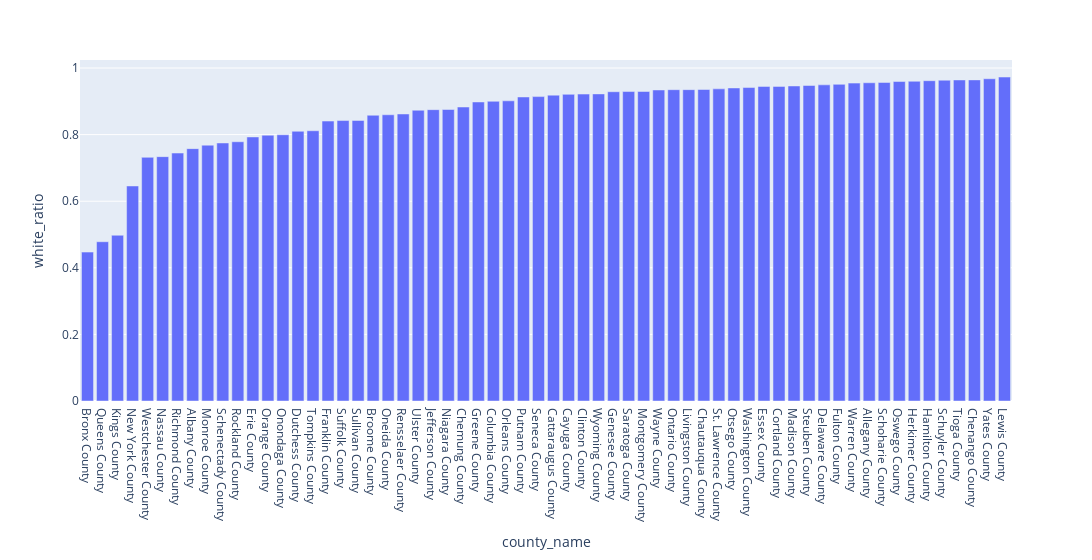

Here is the notebook cell this chart was saved with:
### Code cell
attributes = ['age_median', 'white_ratio', 'income_per_capita']
attribute = attributes[1]
nyDem.sort_values(attribute, inplace=True)
px.bar(nyDem, x="county_name", y=attribute, width=1300 )

### Figure 1 — Plotly figure (JSON) as saved in the notebook; plotly's stock layout.template omitted (floating-point values rounded to 4 significant figures)
{"data": [{"alignmentgroup": "True", "hovertemplate": "county_name=%{x}<br>white_ratio=%{y}<extra></extra>", "legendgroup": "", "marker": {"color": "#636efa", "pattern": {"shape": ""}}, "name": "", "offsetgroup": "", "orientation": "v", "showlegend": false, "textposition": "auto", "type": "bar", "x": ["Bronx County", "Queens County", "Kings County", "New York County", "Westchester County", "Nassau County", "Richmond County", "Albany County", "Monroe County", "Schenectady County", "Rockland County", "Erie County", "Orange County", "Onondaga County", "Dutchess County", "Tompkins County", "Franklin County", "Suffolk County", "Sullivan County", "Broome County", "Oneida County", "Rensselaer County", "Ulster County", "Jefferson County", "Niagara County", "Chemung County", "Greene County", "Columbia County", "Orleans County", "Putnam County", "Seneca County", "Cattaraugus County", "Cayuga County", "Clinton County", "Wyoming County", "Genesee County", "Saratoga County", "Montgomery County", "Wayne County", "Ontario County", "Livingston County", "Chautauqua County", "St. Lawrence County", "Otsego County", "Washington County", "Essex County", "Cortland County", "Madison County", "Steuben County", "Delaware County", "Fulton County", "Warren County", "Allegany County", "Schoharie County", "Oswego County", "Herkimer County", "Hamilton County", "Schuyler County", "Tioga County", "Chenango County", "Yates County", "Lewis County"], "xaxis": "x", "y": [0.4472, 0.4784, 0.4978, 0.6457, 0.7318, 0.7339, 0.7447, 0.7579, 0.7683, 0.7749, 0.7786, 0.793, 0.7982, 0.7996, 0.8101, 0.8116, 0.8407, 0.8422, 0.8425, 0.8582, 0.8596, 0.862, 0.8733, 0.8749, 0.8754, 0.8829, 0.898, 0.9001, 0.9015, 0.913, 0.9142, 0.9186, 0.921, 0.9218, 0.9223, 0.9288, 0.9294, 0.9295, 0.9341, 0.935, 0.935, 0.9355, 0.9374, 0.9402, 0.9414, 0.9448, 0.9449, 0.9461, 0.9475, 0.9495, 0.951, 0.9547, 0.9557, 0.9566, 0.9595, 0.9602, 0.962, 0.9635, 0.9642, 0.9644, 0.9678, 0.9729], "yaxis": "y"}], "layout": {"barmode": "relative", "legend": {"tracegroupgap": 0}, "margin": {"t": 60}, "width": 1300, "xaxis": {"anchor": "y", "domain": [0, 1], "title": {"text": "county_name"}}, "yaxis": {"anchor": "x", "domain": [0, 1], "title": {"text": "white_ratio"}}}}
